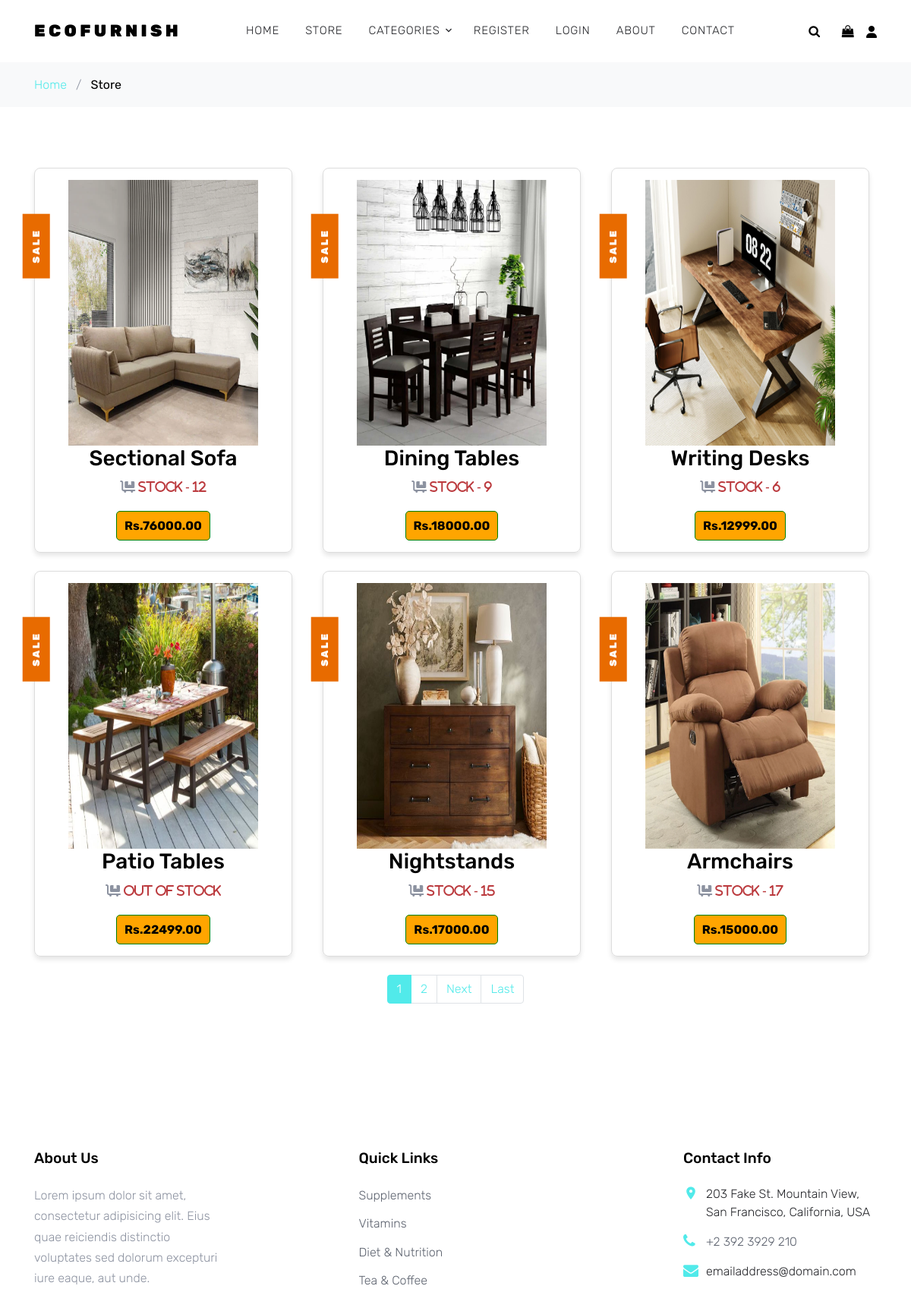
The app's page /shop/ with its own data.
### Store/models.py (models this page shows, shortened)
class Furniture(models.Model):
    product = models.CharField(max_length=50, unique=True)
    description = models.TextField(max_length=1000, blank=True)
    category = models.ForeignKey(Categories, on_delete=models.PROTECT)
    price = models.DecimalField(max_digits=20, decimal_places=2)
    image = models.ImageField(upload_to='Furniture')
    stock = models.IntegerField()

### Store/views.py (the view)
# urls.py: path('shop/', Shop, name='shop'),
def Shop(request, link=None):
    if link is not None:
        cat = Categories.objects.get(link=link)
        products = Furniture.objects.filter(category=cat.id)
    else:
        all_items = Furniture.objects.all()
        paginator = Paginator(all_items, 6)
        page_number = request.GET.get('page')
        products = paginator.get_page(page_number)
    return render(request, 'Store/Shop.html', {'products': products})

### Store/context_processors.py (called while the page is built)
def EcoFurnish_Category(request):
    cat = Categories.objects.all()
    return dict(cat=cat)

### Template/Store/Shop.html (shortened to what this page needs)
{% extends 'Home/Base.html' %}
{% load static %}
{% block content %}
    <div class="bg-light py-3">
      <div class="container">
        <div class="row">
          <div class="col-md-12 mb-0"><a href="index.html">Home</a> <span class="mx-2 mb-0">/</span> <strong class="text-black">Store</strong></div>
        </div>
      </div>
    </div>
    <div class="site-section">
      <div class="container">
          <div class="row g-4">
            {% for i in products %}
            <div class="col-sm-6 col-md-4">
                <div class="text-center item mb-4"
                  style="border: 1px solid #ddd; border-radius: 8px; padding: 15px; box-shadow: 0 4px 6px rgba(0, 0, 0, 0.1); margin-right: 10px;">
                    <span class="tag">Sale</span>
                    <a href="{% url 'Store:single_details' i.id %}"> <img src="{{i.image.url}}" alt="Image" style="width:250px;height:350px;"></a>
                    <h3 class="text-dark"><a href="{% url 'Store:single_details' i.id %}">{{i.product}}</a></h3>
                    <p class="fa-solid fa-cart-flatbed">
                        {% if i.stock > 0 %}
                        <span style="color: #BB3A3E;">Stock - {{i.stock}}</span>
                        {% else %}
                        <span style="color: #BB3A3E;">Out of Stock</span>
                        {% endif %}
                    </p> <br>
                    <div class="price-box mt-2" style="display: inline-block; padding: 5px 10px; border: 1px solid green; border-radius: 5px; background-color: orange; color: black; font-weight: bold;">
                        Rs.{{i.price}}
                    </div>
                </div>
            </div>
            {% empty %}
            <h2 style="text-align:center;color:#308126;">No Results Found</h2>
            {% endfor %}
          </div>
          <div class="pagination justify-content-center">
            {% if products.paginator.num_pages > 1 %}
                <ul class="pagination">
                    {% for num in products.paginator.page_range %}
                         <li class="page-item {% if num == products.number %}active{% endif %}">
                             <a class="page-link" href="?page={{ num }}">{{ num }}</a>
                         </li>
                    {% endfor %}
                    {% if products.has_next %}
                        <li class="page-item">
                            <a class="page-link" href="?page={{ products.next_page_number }}">Next</a>
                        </li>
                        <li class="page-item">
                            <a class="page-link" href="?page={{ products.paginator.num_pages }}">Last</a>
                        </li>
                    {% endif %}
                </ul>
            {% endif %}
        </div>
      </div>
    </div>
{% endblock %}

### Static/css/style.css (style rules this page uses)
body { line-height: 1.7; color: #8c92a0; font-weight: 300; font-size: 16px; }
a { -webkit-transition: .3s all ease; -o-transition: .3s all ease; transition: .3s all ease; }
.text-black { color: #000; }
.site-section { padding: 2.5em 0; }
@media (min-width: 768px) { .site-section { padding: 5em 0; } }
.item h3 a { color: #000; }
.tag { position: absolute; background: #e86b00; color: #fff; letter-spacing: .2em; padding: 7px 20px; font-size: .8rem; font-weight: 900; top: 0; left: 0; text-transform: uppercase; z-index: 2; -webkit-transform: rotate(-90deg) translateX(-100%) translateY(-70%); -ms-transform: rotate(-90deg) translateX(-100%) translateY(-70%); transform: rotate(-90deg) translateX(-100%) translateY(-70%); }

### records on screen
Furniture: image (picture), product "Sectional Sofa", stock "12", price "76000.00"
Furniture: image (picture), product "Dining Tables", stock "9", price "18000.00"
Furniture: image (picture), product "Writing Desks", stock "6", price "12999.00"
Furniture: image (picture), product "Patio Tables", stock "Out of Stock", price "22499.00"
Furniture: image (picture), product "Nightstands", stock "15", price "17000.00"
Furniture: image (picture), product "Armchairs", stock "17", price "15000.00"

### other values on screen
{{ num }} "1" "2"
